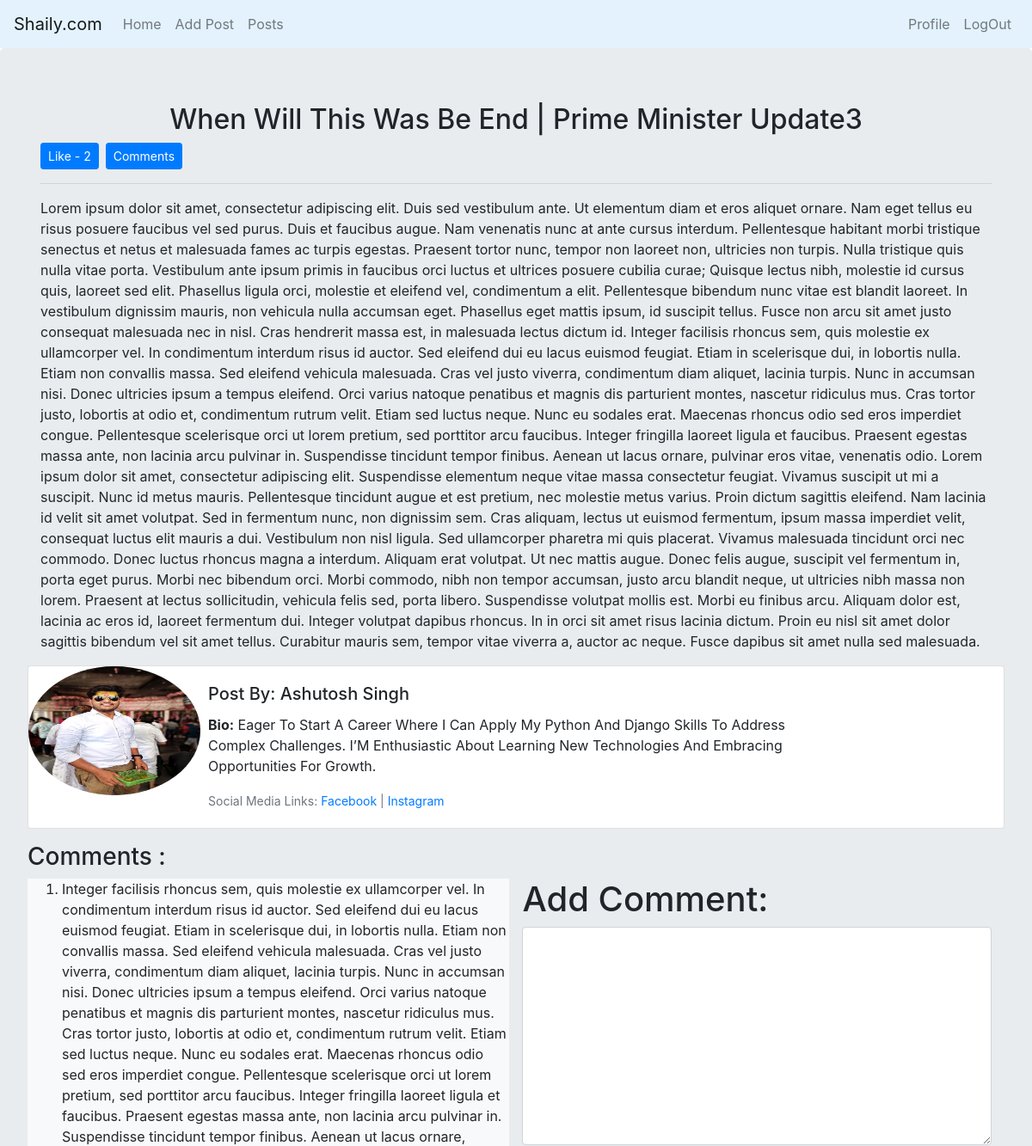
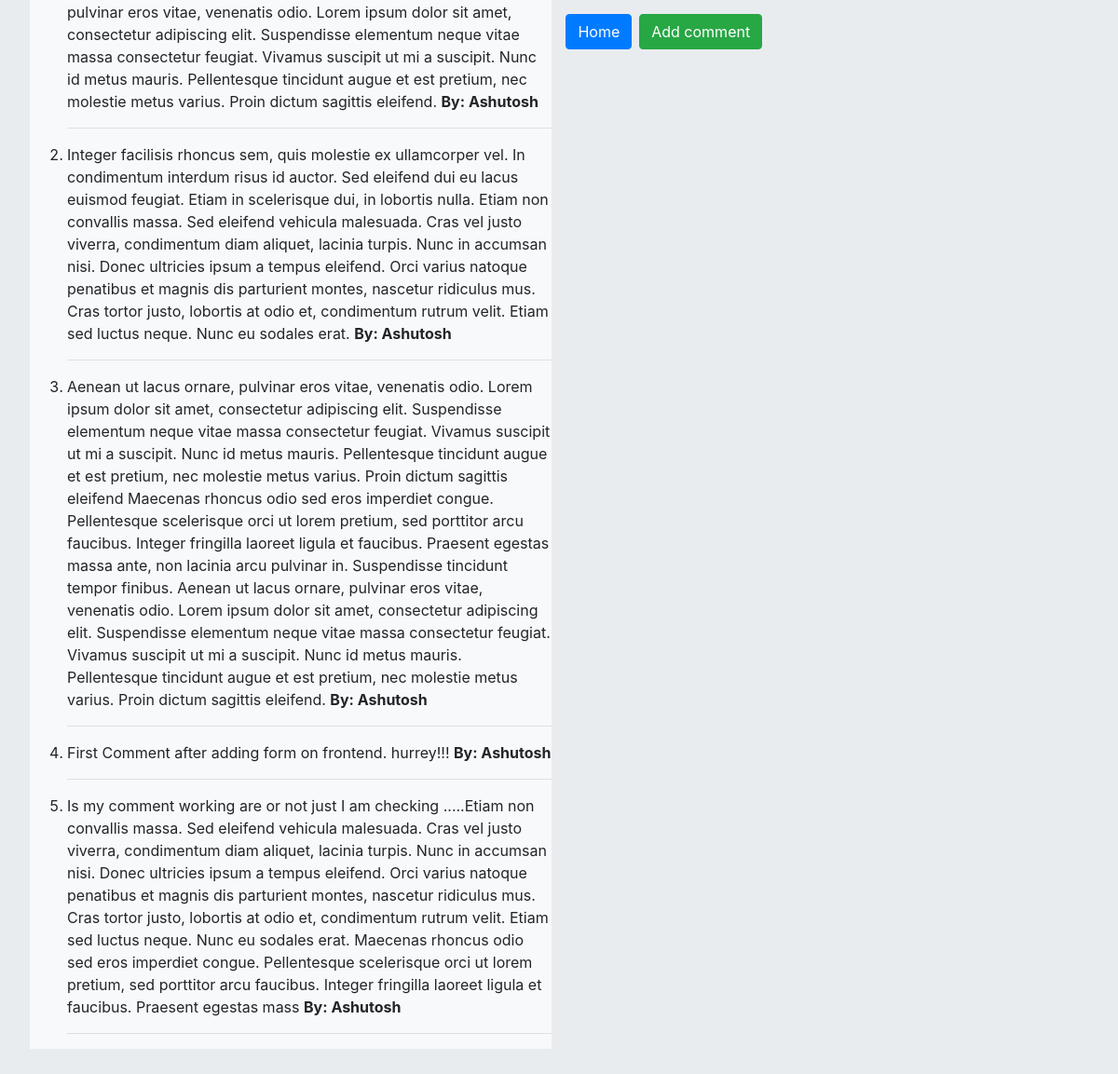
The app's page /post/5 (signed in) with its own data (2 pictures, top to bottom).
### testapp/models.py (models this page shows)
class Post(models.Model):
    title=models.CharField(max_length=100)
    body=models.TextField()
    author=models.ForeignKey(User,on_delete=models.CASCADE)
    like = models.ManyToManyField(User, related_name='like', blank=True)
    def total_likes(self):
        return self.like.count()

class UserProfile(models.Model):
    user=models.OneToOneField(User,null=True,on_delete=models.CASCADE)
    bio= models.CharField(max_length=255)
    fb_url=models.CharField(max_length=255,null=True,blank=True)
    insta_url=models.CharField(max_length=255,null=True,blank=True)
    profile_pic=models.ImageField(null=True,blank=True,upload_to='static/images/author/')

class Comment(models.Model):
    post=models.ForeignKey(Post,on_delete=models.CASCADE)
    comment_text=models.TextField()

### testapp/views.py (the view)
# urls.py: path('post/<int:id>', views.detail, name='detail'),
@login_required
def detail(request, id):
    post = Post.objects.get(id=id)
    comment = Comment.objects.all()
    if post.like.filter(id=request.user.id).exists():
        liked = True
    else:
        liked = False
    form = AddComment()
    if request.method == 'POST':
        form = AddComment(request.POST)
        if form.is_valid():
            form.save()
            return HttpResponseRedirect(reverse('detail', args=[str(id)]))
    return render(request, 'details.html', {'post': post, 'comments': comment, 'liked': liked, 'form': form})

### testapp/form.py
class AddComment(forms.ModelForm):
    class Meta:
        model = Comment
        fields = '__all__'
        widgets = {
            'post': forms.TextInput(attrs={'class': 'form-control', 'type': 'hidden'}),
            'comment_text': forms.Textarea(attrs={'class': 'form-control'})
        }
        labels = {
            'comment_text': ''
        }

### templates/details.html (shortened to what this page needs)
<!DOCTYPE html>
{% extends 'base.html' %}
{% block body_block %}
<html lang="en">
<head>
</head>
<body>
    <div class="jumbotron">
        {% if user.is_authenticated %}
        <h2 style="text-align: center;">{{post.title | title}} </h2>
        <div class="container">
            <div class="d-flex flex-row">
                <form action="/like/{{post.id}}" method="POST">
                    {% if liked %}
                    <button name="post_id" value="{{post.id}}" type="submit" class="btn btn-danger btn-sm">Unlike
                    </button>
                    {% else %}
                    <button name="post_id" value="{{post.id}}" type="submit" class="btn btn-primary btn-sm">Like -
                        {{post.total_likes}} </button>
                    {% endif %}
                </form>
                <a class="btn btn-primary btn-sm ml-2" href="#12">Comments</a>
            </div>
            <hr>
            <p>{{post.body}} </p>
        </div>
        <div class="card mb-3">
            <div class="row no-gutters">
                <div class="col-md-2">
                    <img class="rounded-circle" src="{{post.author.userprofile.profile_pic.url}}" alt="No profile_pic" width="200" height="150">
                </div>
                <div class="col-md-8">
                    <div class="card-body">
                        <h5 class="card-title">Post By: {{post.author.first_name | title}} {{post.author.last_name | title}}</h5>
                        <p class="card-text"> <span style="font-weight: bold;">Bio:</span>  {{post.author.userprofile.bio | title}}</p>
                        <p class="card-text"><small class="text-muted"> Social Media Links:
                            <a href="{{post.author.userprofile.fb_url}}">Facebook</a>
                            | <a href="{{post.author.userprofile.insta_url}}" >Instagram</a></small></p>
                    </div>
                </div>
            </div>
        </div>
        <div>
            {% if comments %}
            <h3>Comments :</h3>
            <div id="12" class=" d-flex">
                <div class=" bg-light " , style="width: 100%; ">
                    <ol style="text-align: left;">
                        {% for comment in comments %}
                        {% if comment.post_id == post.id %}
                        <li> {{comment.comment_text | safe}} <span style="font-weight: bold;">By: {{post.author.first_name}} </span></li>
                        <hr>
                        {% endif %}
                        {% endfor %}
                    </ol>
                </div>
                {% endif %}
                <div class="container ">
                    <form method="post">
                        <h1>Add Comment:</h1>
                        {{form.as_p}}
                        <div class="d-flex">
                            <a class="btn btn-primary" href="/">Home</a>
                            <input class="btn btn-success ml-2" type="submit" value="Add comment">
                        </div>
                    </form>
                </div>
            </div>
        </div>
        {% else %}
        <div class="container">
            <h2>First Login to visit this page.</h2>
        </div>
        {% endif %}
    </div>
</body>
{% endblock %}

### records on screen
Post: title "When Will This Was Be End | Prime Minister Update3", total_likes "2", body "Lorem ipsum dolor sit amet, consectetur adipiscing elit. Duis sed vestibulum ante. Ut elementum diam et eros aliquet ornare. Nam eget tellus eu risus posuere faucibus vel sed purus. Duis et faucibus augue. Nam venenatis nunc at ante cursus interdum. Pellentesque habitant morbi tristique senectus et netus et malesuada fames ac turpis egestas. Praesent tortor nunc, tempor non laoreet non, ultricies non turpis. Nulla tristique quis nulla vitae porta. Vestibulum ante ipsum primis in faucibus orci luctus et ultrices posuere cubilia curae; Quisque lectus nibh, molestie id cursus quis, laoreet sed elit. Phasellus ligula orci, molestie et eleifend vel, condimentum a elit. Pellentesque bibendum nunc…", author.userprofile.profile_pic (picture), author.first_name "Ashutosh", author.last_name "Singh", author.userprofile.bio "Eager To Start A Career Where I Can Apply My Python And Django Skills To Address Complex Challenges. I’M Enthusiastic About Learning New Technologies And Embracing Opportunities For Growth."
Comment: comment_text "Integer facilisis rhoncus sem, quis molestie ex ullamcorper vel. In condimentum interdum risus id auctor. Sed eleifend dui eu lacus euismod feugiat. Etiam in scelerisque dui, in lobortis nulla. Etiam non convallis massa. Sed eleifend vehicula malesuada. Cras vel justo viverra, condimentum diam aliquet, lacinia turpis. Nunc in accumsan nisi. Donec ultricies ipsum a tempus eleifend. Orci varius natoque penatibus et magnis dis parturient montes, nascetur ridiculus mus. Cras tortor justo, lobortis at odio et, condimentum rutrum velit. Etiam sed luctus neque. Nunc eu sodales erat. Maecenas rhoncus odio sed eros imperdiet congue. Pellentesque scelerisque orci ut lorem pretium, sed porttitor arcu…"
Comment: comment_text "Integer facilisis rhoncus sem, quis molestie ex ullamcorper vel. In condimentum interdum risus id auctor. Sed eleifend dui eu lacus euismod feugiat. Etiam in scelerisque dui, in lobortis nulla. Etiam non convallis massa. Sed eleifend vehicula malesuada. Cras vel justo viverra, condimentum diam aliquet, lacinia turpis. Nunc in accumsan nisi. Donec ultricies ipsum a tempus eleifend. Orci varius natoque penatibus et magnis dis parturient montes, nascetur ridiculus mus. Cras tortor justo, lobortis at odio et, condimentum rutrum velit. Etiam sed luctus neque. Nunc eu sodales erat."
Comment: comment_text "Aenean ut lacus ornare, pulvinar eros vitae, venenatis odio. Lorem ipsum dolor sit amet, consectetur adipiscing elit. Suspendisse elementum neque vitae massa consectetur feugiat. Vivamus suscipit ut mi a suscipit. Nunc id metus mauris. Pellentesque tincidunt augue et est pretium, nec molestie metus varius. Proin dictum sagittis eleifend Maecenas rhoncus odio sed eros imperdiet congue. Pellentesque scelerisque orci ut lorem pretium, sed porttitor arcu faucibus. Integer fringilla laoreet ligula et faucibus. Praesent egestas massa ante, non lacinia arcu pulvinar in. Suspendisse tincidunt tempor finibus. Aenean ut lacus ornare, pulvinar eros vitae, venenatis odio. Lorem ipsum dolor sit amet,…"
Comment: comment_text "First Comment after adding form on frontend. hurrey!!!"
Comment: comment_text "Is my comment working are or not just I am checking .....Etiam non convallis massa. Sed eleifend vehicula malesuada. Cras vel justo viverra, condimentum diam aliquet, lacinia turpis. Nunc in accumsan nisi. Donec ultricies ipsum a tempus eleifend. Orci varius natoque penatibus et magnis dis parturient montes, nascetur ridiculus mus. Cras tortor justo, lobortis at odio et, condimentum rutrum velit. Etiam sed luctus neque. Nunc eu sodales erat. Maecenas rhoncus odio sed eros imperdiet congue. Pellentesque scelerisque orci ut lorem pretium, sed porttitor arcu faucibus. Integer fringilla laoreet ligula et faucibus. Praesent egestas mass"
